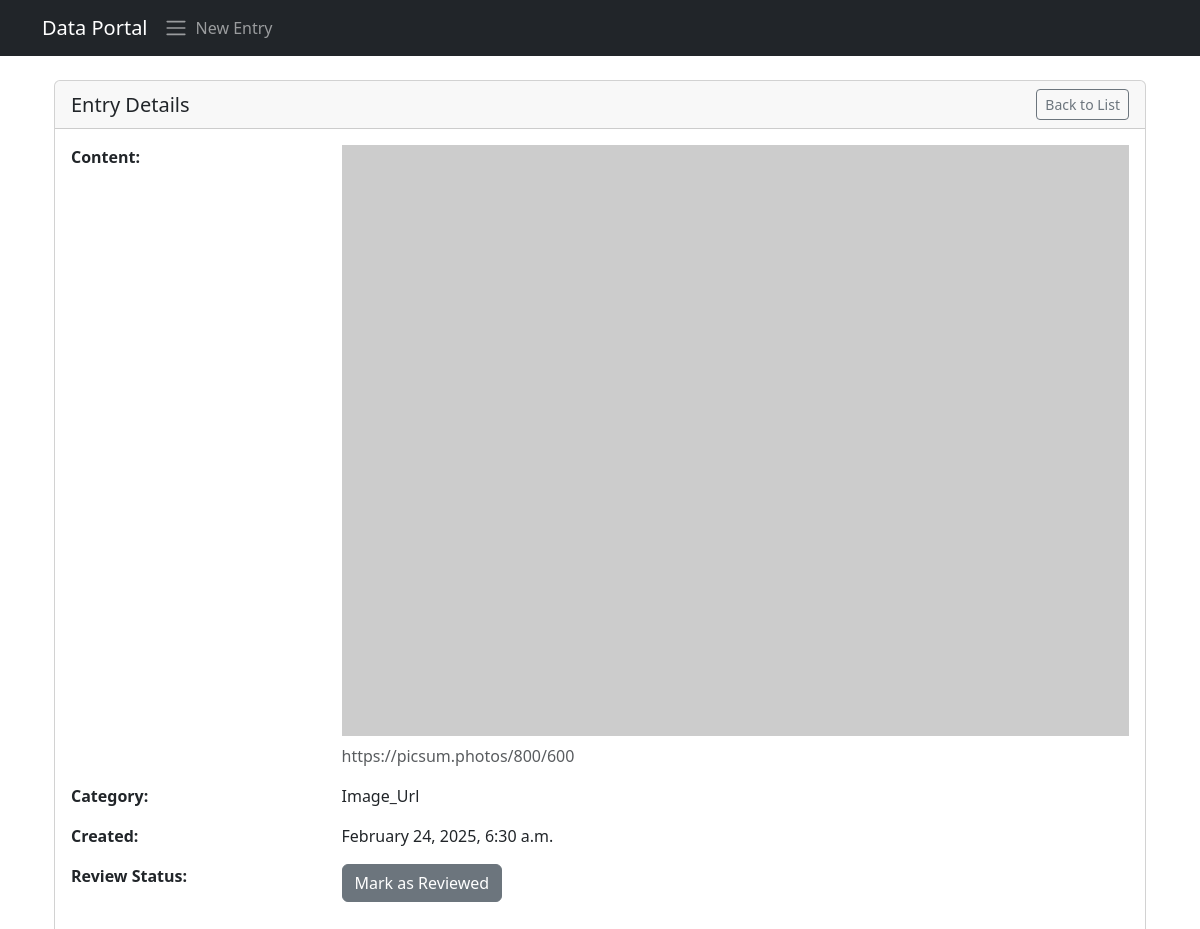
/147/, run on the app's committed database.
### entries/models.py (models this page shows, shortened)
class DataEntry(models.Model):
    CATEGORY_CHOICES = [
        ('text', 'Text'),
        ('image_url', 'Image URL'),
    ]
    content = models.TextField(help_text='Enter the content or URL')
    category = models.CharField(max_length=20, choices=CATEGORY_CHOICES, default='text')
    is_reviewed = models.BooleanField(default=False)
    timestamp = models.DateTimeField(auto_now_add=True)
    class Meta:
        verbose_name_plural = 'Data Entries'
        ordering = ['-timestamp']

### entries/views.py (the view)
# urls.py: path('<int:entry_id>/', views.entry_detail, name='entry_detail'),
def entry_detail(request, entry_id):
    entry = get_object_or_404(DataEntry, id=entry_id)
    return render(request, 'entries/entry_detail.html', {'entry': entry})

### entries/templates/entries/entry_detail.html
{% extends 'entries/base.html' %}
{% block content %}
<div class="container mt-4">
    <div class="card">
        <div class="card-header d-flex justify-content-between align-items-center">
            <h5 class="mb-0">Entry Details</h5>
            <a href="{% url 'entry_list' %}" class="btn btn-outline-secondary btn-sm">Back to List</a>
        </div>
        <div class="card-body">
            <div class="row mb-3">
                <div class="col-md-3"><strong>Content:</strong></div>
                <div class="col-md-9">
                    {% if entry.category == 'image_url' %}
                        <img src="{{ entry.content }}" alt="Entry Image" class="img-fluid mb-2">
                        <div class="text-muted">{{ entry.content }}</div>
                    {% else %}
                        {{ entry.content }}
                    {% endif %}
                </div>
            </div>
            <div class="row mb-3">
                <div class="col-md-3"><strong>Category:</strong></div>
                <div class="col-md-9">{{ entry.category|title }}</div>
            </div>
            <div class="row mb-3">
                <div class="col-md-3"><strong>Created:</strong></div>
                <div class="col-md-9">{{ entry.timestamp|date:"F j, Y, g:i a" }}</div>
            </div>
            <div class="row mb-3">
                <div class="col-md-3"><strong>Review Status:</strong></div>
                <div class="col-md-9">
                    <button class="btn btn-{{ entry.is_reviewed|yesno:'success,secondary' }}"
                            hx-post="{% url 'toggle_review' entry.id %}"
                            hx-swap="outerHTML"
                            hx-headers='{"X-CSRFToken": "{{ csrf_token }}"}'>
                        {{ entry.is_reviewed|yesno:'Reviewed,Mark as Reviewed' }}
                    </button>
                </div>
            </div>
        </div>
    </div>
</div>
{% endblock %}

### data on the page
DataEntry: content "https://picsum.photos/800/600", category "Image_Url", timestamp "February 24, 2025, 6:30 a.m.", is_reviewed "Mark as Reviewed"
